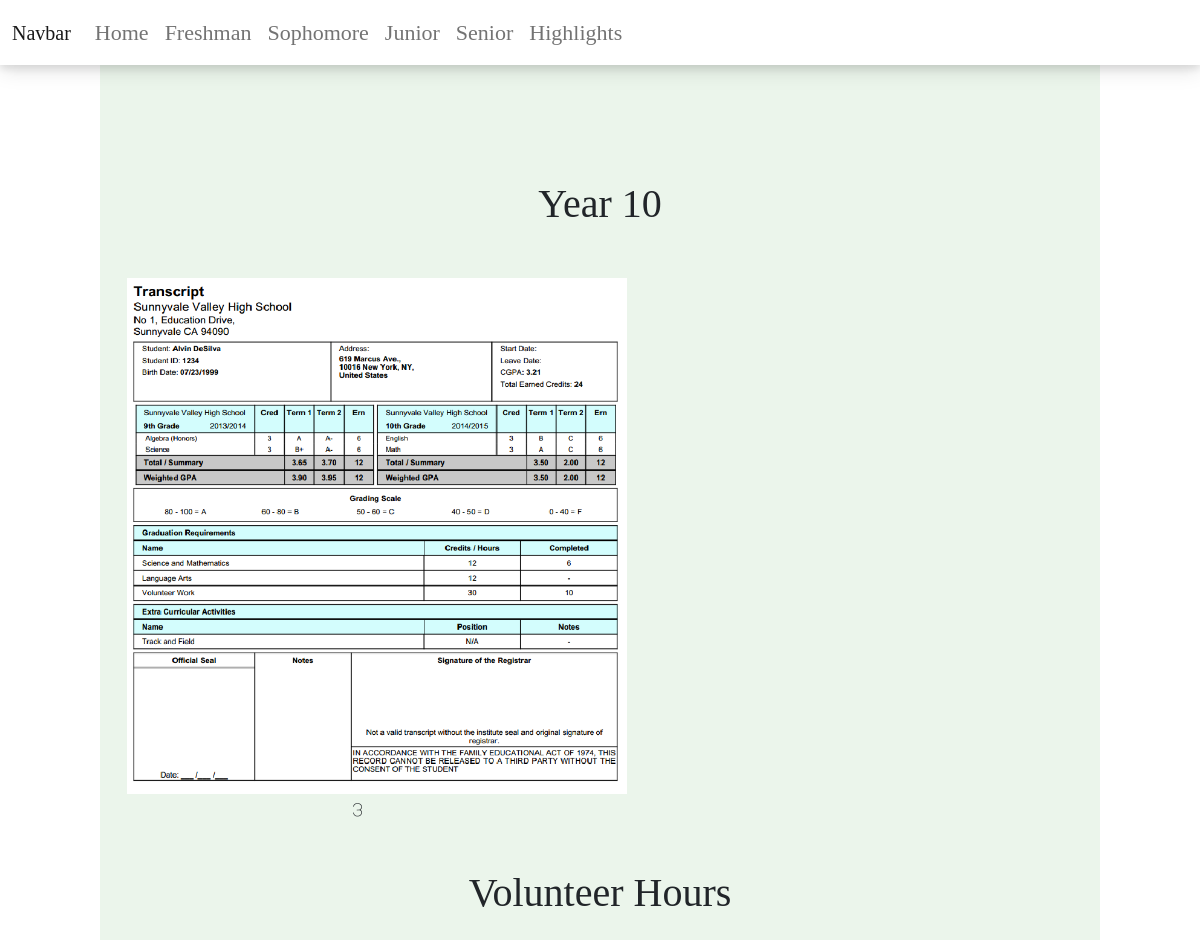
Page /sophomore on the committed database.
### projects/models.py (models this page shows)
class SchoolGrade(models.Model):
    year = models.CharField(max_length=20)
    term = models.CharField(max_length=20)
    image = models.CharField(max_length=100)
    description = models.TextField()
    highlights = models.TextField(blank=True, null=True)

### projects/views.py (the view)
def all_grades(request, year):
    year_dict = {
        "freshman": "Year 9",
        "sophomore": "Year 10",
        "junior": "Year 11",
        "senior": "Year 12",
    }
    y = year_dict[year]
    volunteers = VolunteerHours.objects.filter(year=y)
    grades = SchoolGrade.objects.filter(year=y)
    return render(
        request, "projects/year.html", {"grades": grades, "volunteers": volunteers}
    )

### projects/templates/projects/year.html (shortened to what this page needs)
<!DOCTYPE html>
<html lang="en">
<head>
    <link href="https://cdn.jsdelivr.net/npm/bootstrap@5.1.3/dist/css/bootstrap.min.css" rel="stylesheet">
    {% load static %}
    <link rel='stylesheet' href="{% static 'css/main.css' %}">
</head>
<body>
<nav class="navbar navbar-expand-lg navbar-light navbar-style" style="background-color: ##ffffff; color: #677a69 !important;">
  <div class="container-fluid">
    <a class="navbar-brand" href="#">Navbar</a>
    <div class="collapse navbar-collapse" id="navbarSupportedContent">
      <ul class="navbar-nav me-auto mb-2 mb-lg-0">
        <li class="nav-item">
          <a class="nav-link" aria-current="page" href="https://yumeng-zou-highschool.herokuapp.com/">Home</a>
        </li>
        <li class="nav-item">
          <a class="nav-link" href="freshman">Freshman</a>
        </li>
        <li class="nav-item">
          <a class="nav-link" href="sophomore">Sophomore</a>
        </li>
		  <li class="nav-item">
          <a class="nav-link" href="junior">Junior</a>
        </li>
		  <li class="nav-item">
          <a class="nav-link" href="senior">Senior</a>
        </li>
		  <li class="nav-item">
          <a class="nav-link" href="highlights">Highlights</a>
        </li>
      </ul>
    </div>
  </div>
</nav>
{% load static %}
	<div style ="margin: 0px 100px 0px 100px; text-align: center; background-color: #ebf5eb; padding: 15px; padding-top:90px;">
		<div style="margin: 90px 0px 50px 0px">
        <h1>{{grades.0.year}}</h1>
        </div>
	<div class="container">
	  <div class="row">
          {% for grade in grades%}
		  <div class="col-6">
			<img src={% static grade.image%} width="500">
              <p>{{grade.term}}</p>
              </div>
          {%endfor%}
	  </div>
	</div>
	<br>
<div style="text-align: center">
	<h1>Volunteer Hours</h1>
	</div>
    </div>
</body>
</html>

### projects/static/css/main.css (style rules this page uses)
h1 { font-family: Luam-Regular; }
p { font-family: Luam-Light; font-size: 23px; }
.navbar-style { box-shadow: 0 4px 8px 0 rgba(0, 0, 0, 0.1), 0 6px 20px 0 rgba(0, 0, 0, 0.1); position: fixed; top: 0; width: 100%; background-color: #ffffff; font-family: Luam-Regular !important; font-size: 22px !important; z-index: 999 !important; }

### rows in the picture
SchoolGrade: year "Year 10", image (picture), term "3"
